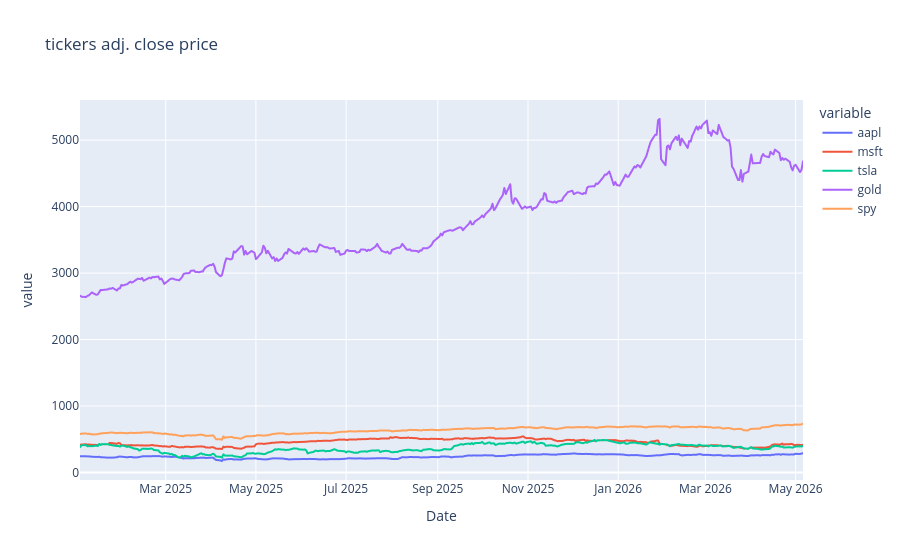

This figure's notebook cell:
### Code cell
px.line(data_frame=df, title='tickers adj. close price')

### Figure 1 — Plotly figure (JSON) as saved in the notebook; plotly's stock layout.template omitted (floating-point values rounded to 4 significant figures; data arrays with more than 128 entries replaced by an {"elided": "..."} marker saying what was removed)
{"data": [{"hovertemplate": "variable=aapl<br>Date=%{x}<br>value=%{y}<extra></extra>", "legendgroup": "aapl", "line": {"color": "#636efa", "dash": "solid"}, "marker": {"symbol": "circle"}, "mode": "lines", "name": "aapl", "showlegend": true, "type": "scattergl", "x": {"elided": "336 str values"}, "xaxis": "x", "y": {"elided": "336 float values"}, "yaxis": "y"}, {"hovertemplate": "variable=msft<br>Date=%{x}<br>value=%{y}<extra></extra>", "legendgroup": "msft", "line": {"color": "#EF553B", "dash": "solid"}, "marker": {"symbol": "circle"}, "mode": "lines", "name": "msft", "showlegend": true, "type": "scattergl", "x": {"elided": "336 str values"}, "xaxis": "x", "y": {"elided": "336 float values"}, "yaxis": "y"}, {"hovertemplate": "variable=tsla<br>Date=%{x}<br>value=%{y}<extra></extra>", "legendgroup": "tsla", "line": {"color": "#00cc96", "dash": "solid"}, "marker": {"symbol": "circle"}, "mode": "lines", "name": "tsla", "showlegend": true, "type": "scattergl", "x": {"elided": "336 str values"}, "xaxis": "x", "y": {"elided": "336 float values"}, "yaxis": "y"}, {"hovertemplate": "variable=gold<br>Date=%{x}<br>value=%{y}<extra></extra>", "legendgroup": "gold", "line": {"color": "#ab63fa", "dash": "solid"}, "marker": {"symbol": "circle"}, "mode": "lines", "name": "gold", "showlegend": true, "type": "scattergl", "x": {"elided": "336 str values"}, "xaxis": "x", "y": {"elided": "336 float values"}, "yaxis": "y"}, {"hovertemplate": "variable=spy<br>Date=%{x}<br>value=%{y}<extra></extra>", "legendgroup": "spy", "line": {"color": "#FFA15A", "dash": "solid"}, "marker": {"symbol": "circle"}, "mode": "lines", "name": "spy", "showlegend": true, "type": "scattergl", "x": {"elided": "336 str values"}, "xaxis": "x", "y": {"elided": "336 float values"}, "yaxis": "y"}], "layout": {"legend": {"title": {"text": "variable"}, "tracegroupgap": 0}, "title": {"text": "tickers adj. close price"}, "xaxis": {"anchor": "y", "domain": [0, 1], "title": {"text": "Date"}}, "yaxis": {"anchor": "x", "domain": [0, 1], "title": {"text": "value"}}}}
